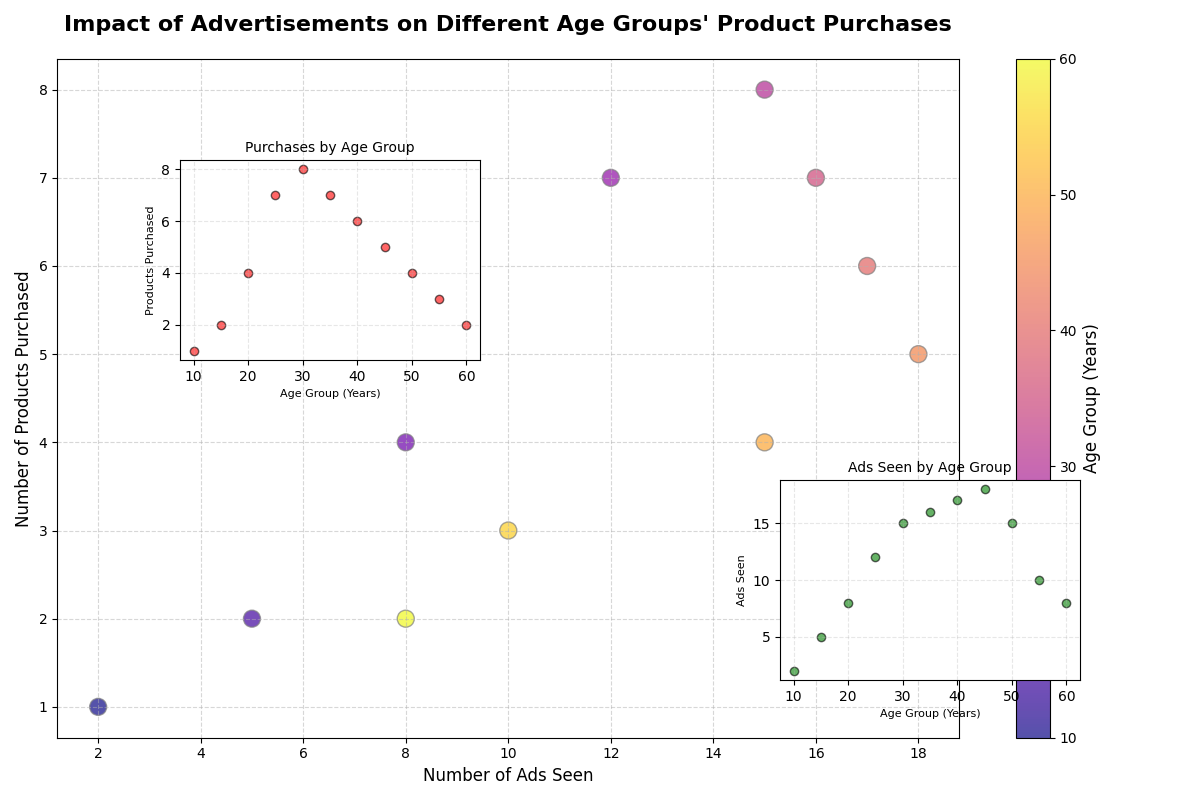

This figure's Python source:
import matplotlib.pyplot as plt
import numpy as np

# Backstory: "The Impact of Advertisements on Different Age Groups' Product Purchases"
# The chart examines how different age groups responded to a series of advertisement campaigns over a year.

# Data: Age groups (in years), Number of Ads Seen, Number of Products Purchased
age_groups = np.array([10, 15, 20, 25, 30, 35, 40, 45, 50, 55, 60])
ads_seen = np.array([2, 5, 8, 12, 15, 16, 17, 18, 15, 10, 8])
products_purchased = np.array([1, 2, 4, 7, 8, 7, 6, 5, 4, 3, 2])

# Create figure and main scatter plot
fig, ax1 = plt.subplots(figsize=(12, 8))

# Main scatter plot
scatter = ax1.scatter(
    ads_seen, 
    products_purchased, 
    c=age_groups,
    cmap='plasma', 
    s=150, 
    edgecolor='gray', 
    alpha=0.7
)

# Add color bar for age groups
cbar = plt.colorbar(scatter)
cbar.set_label('Age Group (Years)', fontsize=12)

# Customize axes and labels
ax1.set_title('Impact of Advertisements on Different Age Groups\' Product Purchases', fontsize=16, fontweight='bold', pad=20)
ax1.set_xlabel('Number of Ads Seen', fontsize=12)
ax1.set_ylabel('Number of Products Purchased', fontsize=12)
ax1.grid(visible=True, linestyle='--', alpha=0.5)

# Subplot: Age Group vs. Number of Ads Seen
ax2 = fig.add_axes([0.65, 0.15, 0.25, 0.25])
ax2.scatter(age_groups, ads_seen, color='green', edgecolor='black', alpha=0.6)
ax2.set_title('Ads Seen by Age Group', fontsize=10)
ax2.set_xlabel('Age Group (Years)', fontsize=8)
ax2.set_ylabel('Ads Seen', fontsize=8)
ax2.grid(visible=True, linestyle='--', alpha=0.3)

# Subplot: Age Group vs. Number of Products Purchased
ax3 = fig.add_axes([0.15, 0.55, 0.25, 0.25])
ax3.scatter(age_groups, products_purchased, color='red', edgecolor='black', alpha=0.6)
ax3.set_title('Purchases by Age Group', fontsize=10)
ax3.set_xlabel('Age Group (Years)', fontsize=8)
ax3.set_ylabel('Products Purchased', fontsize=8)
ax3.grid(visible=True, linestyle='--', alpha=0.3)

# Automatically adjust layout
plt.tight_layout()

# Show plot
plt.show()
